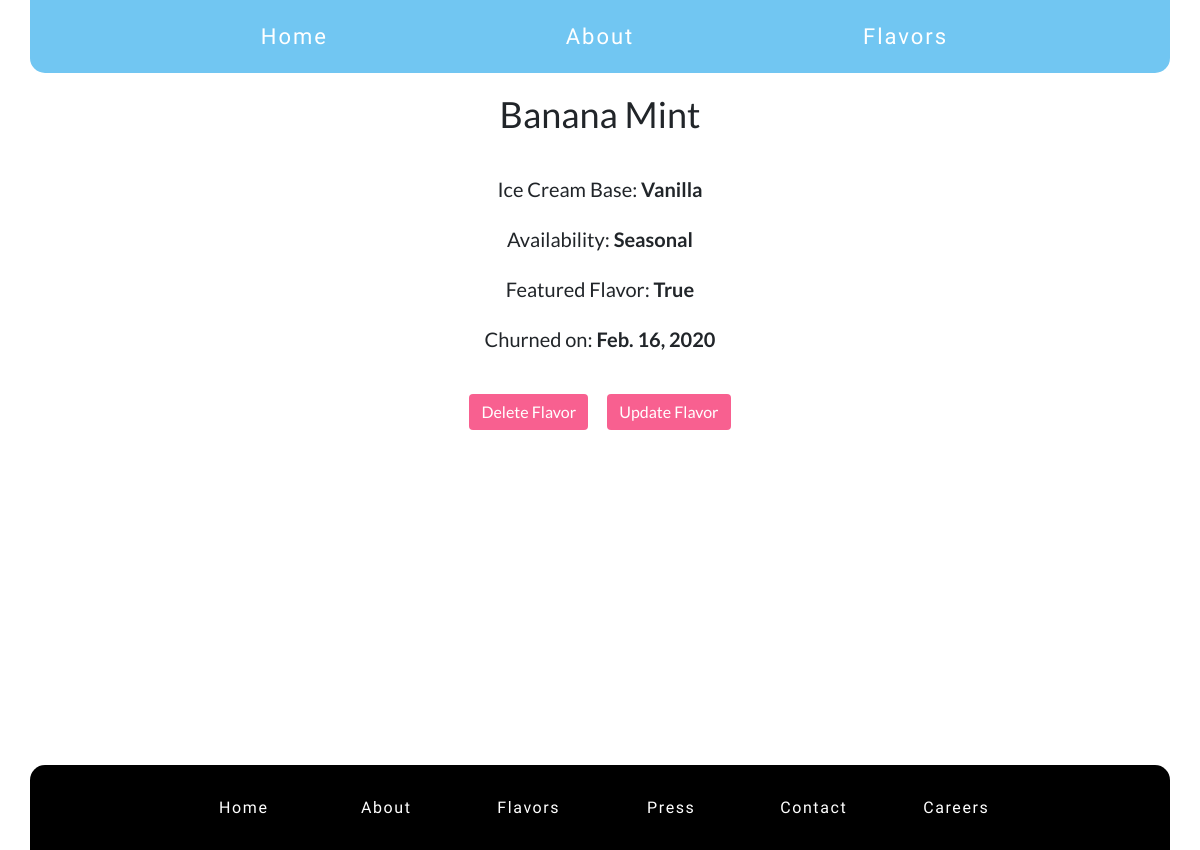
Page /icecream/8/ on the committed database.
### icecream/models.py (models this page shows, shortened)
class Icecream(models.Model):
    flavor = models.CharField(max_length = 50)
    base = models.CharField(max_length = 11, choices=BASE)
    available = models.CharField(max_length=9, choices=AVAILABLE)
    Featured = models.BooleanField(choices=BOOL)
    date_churned = models.DateField(default=datetime.date.today)
    class Meta:
        ordering = ['flavor']

### icecream/views.py (the view)
# urls.py: path('<int:pk>/', views.DetailView.as_view(), name = 'detail'),
class DetailView(generic.DetailView):
    template_name = 'icecream/detail.html'
    model = Icecream

### icecream/templates/icecream/detail.html
{% extends 'base.html' %}
{% block content %}
<h3>{{ icecream.flavor }}</h3>
<div id='detail-row' class="row no-gutters">
    <div id='detail-item' class="col">Ice Cream Base: <strong>{{ icecream.base }}</strong></div>
</div>
<div id='detail-row' class="row no-gutters">
    <div id='detail-item' class="col">Availability: <strong>{{ icecream.available }}</strong></div>
</div>
<div id='detail-row' class="row no-gutters">
    <div id='detail-item' class="col">Featured Flavor: <strong>{{ icecream.Featured }}</strong></div>
</div>
<div id='detail-row'class="row no-gutters">
    <div id='detail-item' class="col">Churned on: <strong>{{ icecream.date_churned }}</strong></div>
</div>
<div id='detail-row' class="row no-gutters">
    <div id='update-delete' class="col">
<a class='btn btn-primary mr-2' href="{% url 'icecream:delete' icecream.id %}">Delete Flavor</a>
<a class='btn btn-primary ml-2' href="{% url 'icecream:update' icecream.id %}">Update Flavor</a>
</div>
</div>
{% endblock content %}

### static/css/styles.css (style rules this page uses)
body { font-family: 'Playfair Display', serif; font-family: 'Merriweather', serif; font-family: 'Montserrat', sans-serif; font-family: 'Lato', sans-serif; background-image: url("https://content.mycutegraphics.com/backgrounds/birthday/happy-birthday-ice-cream-cone-background.gif"); }
h3 { text-align: center; padding: 20px; font-size: 36px; }
#detail-row { text-align: center; }
#detail-item { font-size: 20px; padding: 10px; }
#update-delete { margin-top: 30px; margin-bottom: 335px; }
.btn-primary { background-color: #F86090; outline: none; border: none; }

### rows in the picture
Icecream: flavor "Banana Mint", base "Vanilla", available "Seasonal", Featured "True", date_churned "Feb. 16, 2020"
